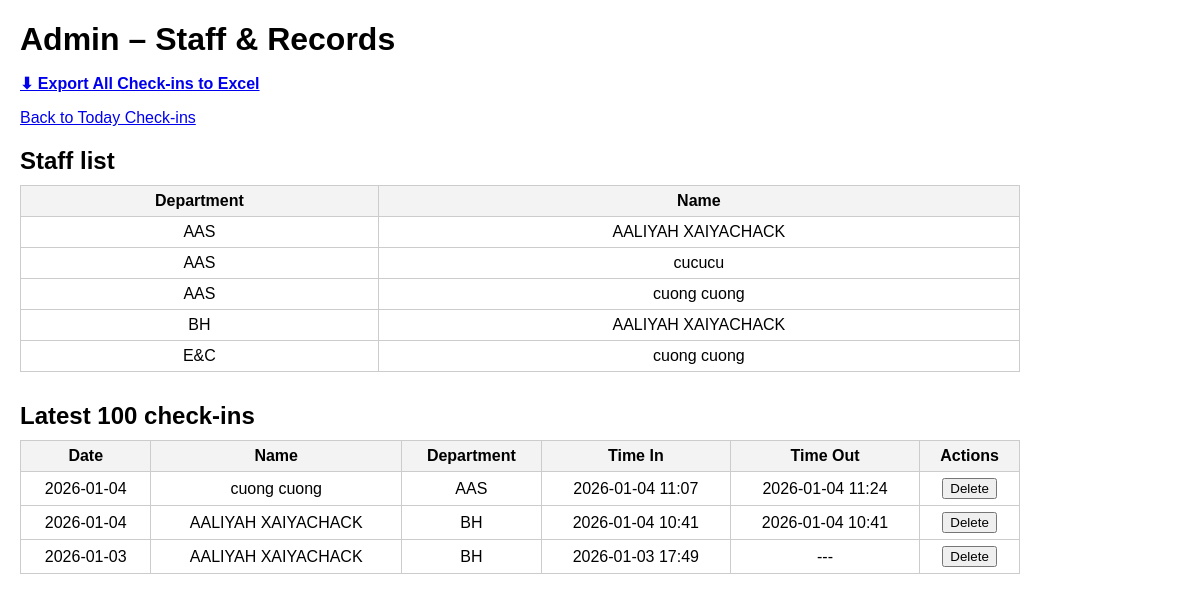
The page /admin on the database its author committed.
### app.py (models this page shows)
class Staff(db.Model):
    __tablename__ = "staff"
    id = db.Column(db.Integer, primary_key=True)
    name = db.Column(db.String(120), nullable=False)
    department = db.Column(db.String(120), nullable=False)

class CheckIn(db.Model):
    id = db.Column(db.Integer, primary_key=True)
    staff_id = db.Column(db.Integer, db.ForeignKey("staff.id"), nullable=False)
    time_in = db.Column(db.DateTime, nullable=False)
    time_out = db.Column(db.DateTime, nullable=True)
    note = db.Column(db.String(255))   # 🆕 Ghi chú
    returned_item = db.Column(db.Boolean, default=False, nullable=False)
    staff = db.relationship("Staff", backref=db.backref("checkins", lazy=True))

### app.py (the view)
@app.route("/admin")
def admin():
    staff_list = Staff.query.order_by(
        Staff.department.asc(),
        Staff.name.asc()
    ).all()
    print("DEBUG server datetime.today().date():", datetime.today().date())
    print("DEBUG seattle today_seattle():", today_seattle())
    records = (
        CheckIn.query.join(Staff)
        .order_by(
            Staff.department.asc(),
            Staff.name.asc(),
            CheckIn.time_in.desc()
        )
        .limit(100)
        .all()
    )
    return render_template(
        "admin.html",
        staff_list=staff_list,
        records=records,
    )

### app.py (called while the page is built)
def now_seattle_naive():
    return datetime.now(SEA_TZ).replace(tzinfo=None)

def today_seattle():
    return now_seattle_naive().date()

### templates/admin.html (shortened to what this page needs)
<!DOCTYPE html>
<html lang="en">
<head>
</head>
<body>
    <h1>Admin – Staff & Records</h1>
    <p>
    <a href="{{ url_for('export_excel') }}" style="font-size:16px; font-weight:bold;">
        ⬇ Export All Check-ins to Excel
    </a>
</p>
    <p><a href="{{ url_for('index') }}">Back to Today Check-ins</a></p>
    <h2>Staff list</h2>
    <table>
        <tr>
            <th>Department</th>
            <th>Name</th>
        </tr>
        {% for s in staff_list %}
        <tr>
            <td>{{ s.department }}</td>
            <td>{{ s.name }}</td>
        </tr>
        {% endfor %}
    </table>
    <h2>Latest 100 check-ins</h2>
    <table>
        <tr>
    <th>Date</th>
    <th>Name</th>
    <th>Department</th>
    <th>Time In</th>
    <th>Time Out</th>
    <th>Actions</th>
</tr>
{% for r in records %}
<tr>
    <td>{{ r.time_in.date() }}</td>
    <td>{{ r.staff.name }}</td>
    <td>{{ r.staff.department }}</td>
    <td>{{ r.time_in.strftime("%Y-%m-%d %H:%M") }}</td>
    <td>
        {% if r.time_out %}
            {{ r.time_out.strftime("%Y-%m-%d %H:%M") }}
        {% else %}
            ---
        {% endif %}
    </td>
    <td>
        <form method="post" action="{{ url_for('delete_checkin', checkin_id=r.id) }}" style="display:inline;">
            <button type="submit" onclick="return confirm('Delete this record?');">
                Delete
            </button>
        </form>
    </td>
</tr>
{% endfor %}
    </table>
</body>
</html>

### templates/admin.html (style rules this page uses)
body { font-family: Arial, sans-serif; margin: 20px; }
h1, h2 { margin-bottom: 10px; }
table { border-collapse: collapse; width: 100%; max-width: 1000px; margin-bottom: 30px; }
th, td { border: 1px solid #ccc; padding: 6px 8px; text-align: center; }
th { background-color: #f3f3f3; }

### rows shown on the page
Staff: department "AAS", name "AALIYAH XAIYACHACK"
Staff: department "AAS", name "cucucu"
Staff: department "AAS", name "cuong cuong"
Staff: department "BH", name "AALIYAH XAIYACHACK"
Staff: department "E&C", name "cuong cuong"
CheckIn: time_in "2026-01-04", staff.name "cuong cuong", staff.department "AAS", time_in "2026-01-04 11:07", time_out "2026-01-04 11:24"
CheckIn: time_in "2026-01-04", staff.name "AALIYAH XAIYACHACK", staff.department "BH", time_in "2026-01-04 10:41", time_out "2026-01-04 10:41"
CheckIn: time_in "2026-01-03", staff.name "AALIYAH XAIYACHACK", staff.department "BH", time_in "2026-01-03 17:49"
